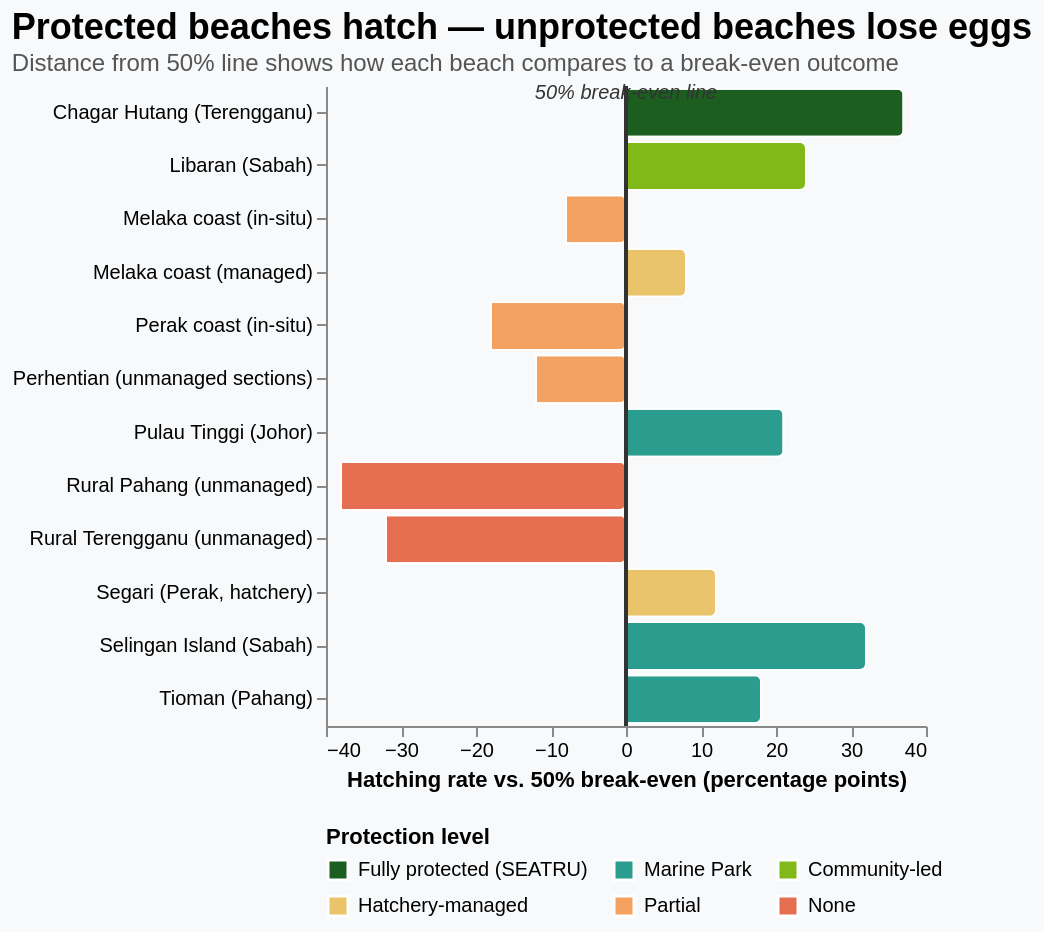

Specify this chart in Vega-Lite:
### Vega-Lite specification from a JSON file in a GitHub repository (floating-point values rounded to 4 significant figures)
{"$schema": "https://vega.github.io/schema/vega-lite/v5.json", "title": {"text": "Protected beaches hatch — unprotected beaches lose eggs", "subtitle": "Distance from 50% line shows how each beach compares to a break-even outcome", "fontSize": 18, "subtitleFontSize": 12, "anchor": "start", "subtitleColor": "#555"}, "width": "container", "height": 320, "background": "#f7f9fb", "config": {"view": {"stroke": null}, "axis": {"grid": false}}, "data": {"values": [{"beach": "Chagar Hutang (Terengganu)", "protection": "Fully protected (SEATRU)", "hatch_pct": 87, "deviation": 37}, {"beach": "Selingan Island (Sabah)", "protection": "Marine Park", "hatch_pct": 82, "deviation": 32}, {"beach": "Libaran (Sabah)", "protection": "Community-led", "hatch_pct": 74, "deviation": 24}, {"beach": "Pulau Tinggi (Johor)", "protection": "Marine Park", "hatch_pct": 71, "deviation": 21}, {"beach": "Tioman (Pahang)", "protection": "Marine Park", "hatch_pct": 68, "deviation": 18}, {"beach": "Segari (Perak, hatchery)", "protection": "Hatchery-managed", "hatch_pct": 62, "deviation": 12}, {"beach": "Melaka coast (managed)", "protection": "Hatchery-managed", "hatch_pct": 58, "deviation": 8}, {"beach": "Melaka coast (in-situ)", "protection": "Partial", "hatch_pct": 42, "deviation": -8}, {"beach": "Perhentian (unmanaged sections)", "protection": "Partial", "hatch_pct": 38, "deviation": -12}, {"beach": "Perak coast (in-situ)", "protection": "Partial", "hatch_pct": 32, "deviation": -18}, {"beach": "Rural Terengganu (unmanaged)", "protection": "None", "hatch_pct": 18, "deviation": -32}, {"beach": "Rural Pahang (unmanaged)", "protection": "None", "hatch_pct": 12, "deviation": -38}]}, "layer": [{"mark": {"type": "bar", "stroke": "white", "strokeWidth": 1, "cornerRadiusEnd": 3}, "encoding": {"y": {"field": "beach", "type": "nominal", "sort": {"field": "deviation", "order": "descending"}, "axis": {"title": null, "labelFontSize": 10}}, "x": {"field": "deviation", "type": "quantitative", "axis": {"title": "Hatching rate vs. 50% break-even (percentage points)", "titleFontSize": 11}}, "color": {"field": "protection", "type": "nominal", "scale": {"domain": ["Fully protected (SEATRU)", "Marine Park", "Community-led", "Hatchery-managed", "Partial", "None"], "range": ["#1b5e20", "#2a9d8f", "#80b918", "#e9c46a", "#f4a261", "#e76f51"]}, "legend": {"title": "Protection level", "orient": "bottom", "columns": 3}}, "tooltip": [{"field": "beach", "title": "Beach"}, {"field": "protection", "title": "Protection"}, {"field": "hatch_pct", "title": "Hatch rate (%)"}, {"field": "deviation", "title": "Deviation from 50%"}]}}, {"mark": {"type": "rule", "color": "#333", "strokeWidth": 1.5}, "encoding": {"x": {"datum": 0}}}, {"data": {"values": [{"x": 0, "y": "Chagar Hutang (Terengganu)", "label": "50% break-even line"}]}, "mark": {"type": "text", "fontSize": 10, "fontStyle": "italic", "color": "#333", "dy": -10, "align": "center"}, "encoding": {"x": {"field": "x", "type": "quantitative"}, "y": {"field": "y", "type": "nominal"}, "text": {"field": "label"}}}]}
